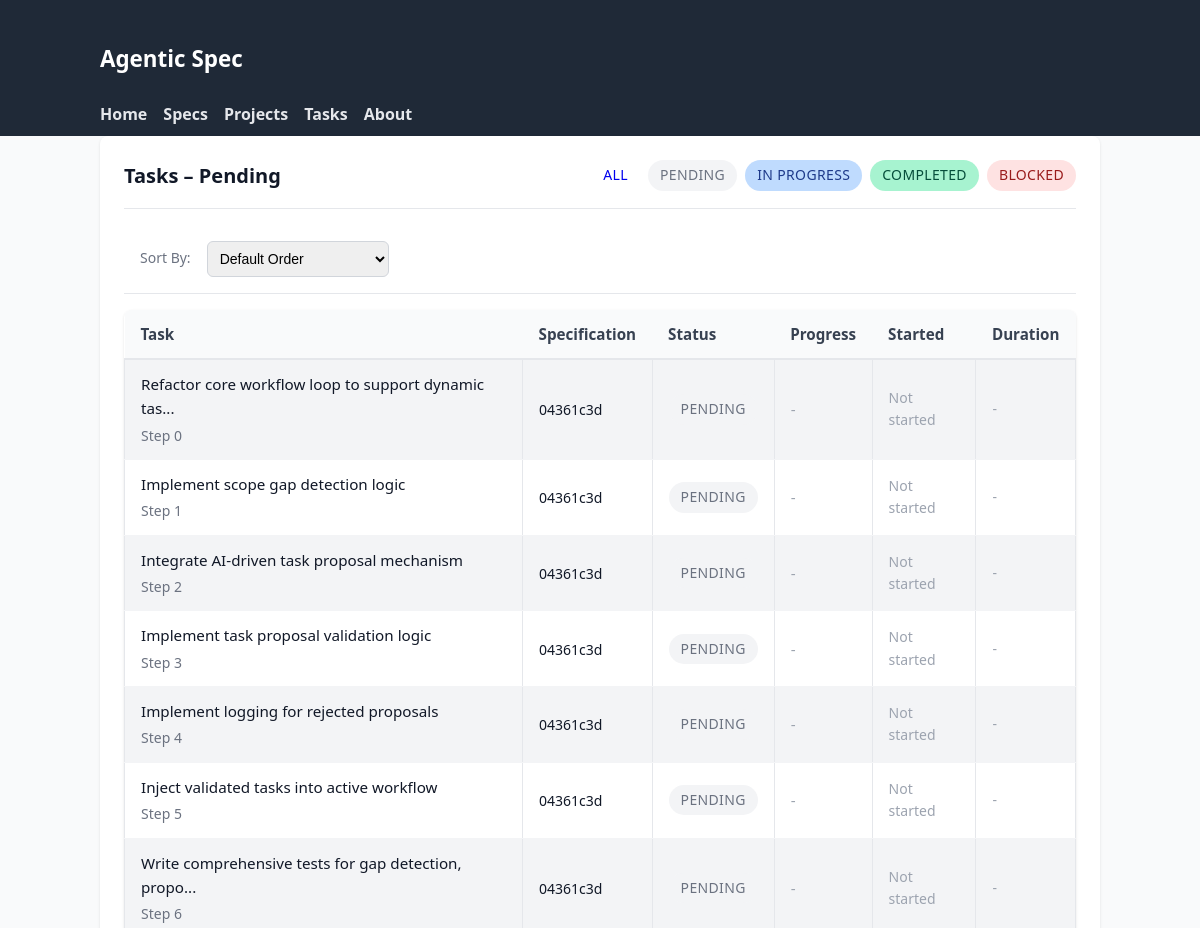
Page /tasks?status=pending (upper part) on the earlier database version.
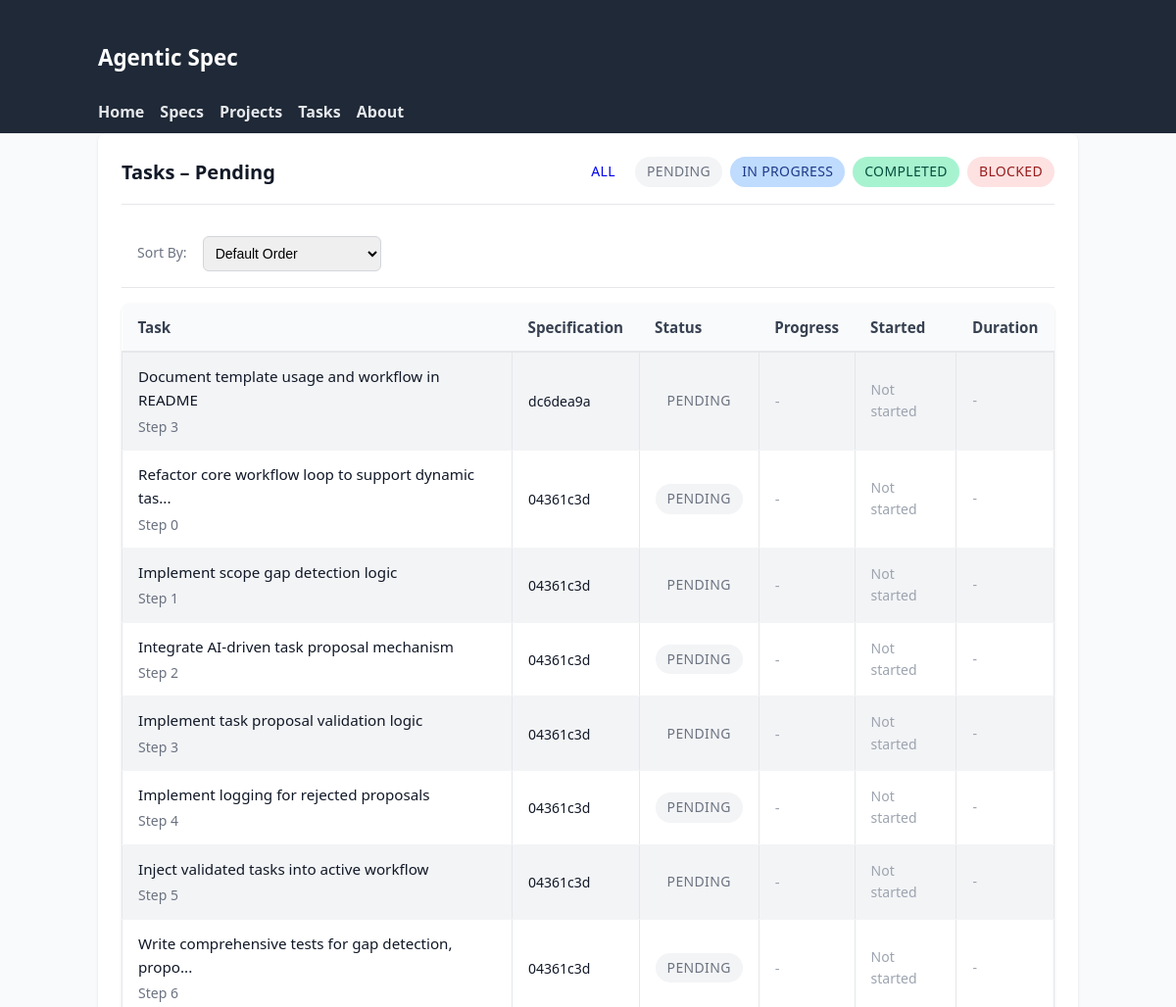
Same page on the later database version.
### tables this page shows
CREATE TABLE tasks (
                id TEXT PRIMARY KEY,
                spec_id TEXT NOT NULL,
                step_index INTEGER NOT NULL,
                task TEXT NOT NULL,
                details TEXT NOT NULL,
                files TEXT NOT NULL,
                acceptance TEXT NOT NULL,
                estimated_effort TEXT NOT NULL,
                sub_spec_id TEXT,
                decomposition_hint TEXT,
                status TEXT DEFAULT 'pending',
                started_at TIMESTAMP,
                completed_at TIMESTAMP,
                time_spent_minutes INTEGER,
                completion_notes TEXT,
                blockers TEXT DEFAULT '[]',
                -- Enhanced tracking fields
                is_completed BOOLEAN DEFAULT FALSE,
                assigned_to TEXT DEFAULT 'unassigned',
                priority INTEGER DEFAULT 5,
                last_accessed TIMESTAMP,
                estimated_completion_date TIMESTAMP,
                actual_effort_minutes INTEGER,
                dependencies TEXT DEFAULT '[]',
                -- Lifecycle timestamps
                blocked_at TIMESTAMP,
                unblocked_at TIMESTAMP,
                approved_at TIMESTAMP,
                rejected_at TIMESTAMP,
                FOREIGN KEY (spec_id) REFERENCES specifications (id) ON DELETE CASCADE
            );

### agentic_spec/web_ui.py (the view)
@app.get("/tasks", response_class=HTMLResponse)
async def list_tasks(
    request: Request,
    status: str | None = None,
    spec_id: str | None = None,
    project: str | None = None,
    start_date: str | None = None,
    end_date: str | None = None,
):
    def _parse_date(date_str: str | None) -> datetime | None:
        if not date_str:
            return None
        try:
            return datetime.fromisoformat(date_str)
        except ValueError:
            return None
    start_dt = _parse_date(start_date)
    end_dt = _parse_date(end_date)
    async with await get_db_manager() as manager:
        candidate_tasks: list[TaskDB] = []
        if spec_id:
            candidate_tasks = await manager.backend.get_tasks_for_spec(spec_id)
        else:
            specs: list[SpecificationDB] = await manager.backend.list_specifications()
            if project:
                specs = [s for s in specs if s.context.get("project") == project]
            for spec in specs:
                spec_tasks = await manager.backend.get_tasks_for_spec(spec.id)
                candidate_tasks.extend(spec_tasks)
        if status:
            candidate_tasks = [t for t in candidate_tasks if t.status.value == status]
        if start_dt:
            candidate_tasks = [
                t for t in candidate_tasks if t.started_at and t.started_at >= start_dt
            ]
        if end_dt:
            candidate_tasks = [
                t for t in candidate_tasks if t.started_at and t.started_at <= end_dt
            ]
        candidate_tasks.sort(key=lambda t: t.started_at or datetime.min, reverse=True)
        ctx = base_context(request, title="Tasks")
        ctx.update(
            {
                "tasks": candidate_tasks,
                "filters": {
                    "status": status,
                    "spec_id": spec_id,
                    "project": project,
                    "start_date": start_date,
                    "end_date": end_date,
                },
            }
        )
        return templates.TemplateResponse("task_list.html", ctx)

### agentic_spec/web_templates/task_list.html (shortened to what this page needs)
{% extends 'base.html' %}
{% block content %}
<div class="card">
  <div class="card-header">
    <h2 class="card-title">Tasks{% if filters.status %} – {{ filters.status|capitalize }}{% endif %}</h2>
    <div style="display: flex; gap: 0.5rem; flex-wrap: wrap;">
      <a href="/tasks" class="status-badge {% if not filters.status %}pending{% endif %}" style="text-decoration: none;">All</a>
      <a href="/tasks?status=pending" class="status-badge pending" style="text-decoration: none;">Pending</a>
      <a href="/tasks?status=in_progress" class="status-badge in_progress" style="text-decoration: none;">In Progress</a>
      <a href="/tasks?status=completed" class="status-badge completed" style="text-decoration: none;">Completed</a>
      <a href="/tasks?status=blocked" class="status-badge blocked" style="text-decoration: none;">Blocked</a>
    </div>
  </div>
  <div style="display: flex; gap: 1rem; padding: 1rem; border-bottom: 1px solid #e5e7eb; align-items: center;">
    <label for="task-sort-by" style="font-size: 0.875rem; color: #6b7280;">Sort By:</label>
    <select id="task-sort-by" style="padding: 0.5rem; border: 1px solid #d1d5db; border-radius: 0.375rem; font-size: 0.875rem;">
      <option value="default">Default Order</option>
    </select>
  </div>
  {% if tasks %}
  <table>
    <thead>
      <tr>
        <th>Task</th>
        <th>Specification</th>
        <th>Status</th>
        <th>Progress</th>
        <th>Started</th>
        <th>Duration</th>
      </tr>
    </thead>
    <tbody>
      {% for t in tasks %}
      <tr>
        <td>
          <a href="/tasks/{{ t.id }}">{{ t.task[:50] }}{% if t.task|length > 50 %}...{% endif %}</a>
          <div class="card-subtitle">Step {{ t.id.split(':')[-1] }}</div>
        </td>
        <td>
          <a href="/specs/{{ t.spec_id }}" style="font-size: 0.875rem;">{{ t.spec_id }}</a>
        </td>
        <td>
          <span class="status-badge {{ t.status.value }}">{{ t.status.value }}</span>
        </td>
        <td>
          {% if t.progress_percentage %}
          <div class="progress-bar" style="width: 100px;">
            <div class="progress-fill" style="width: {{ t.progress_percentage }}%"></div>
          </div>
          <span style="font-size: 0.75rem; color: #6b7280;">{{ t.progress_percentage }}%</span>
          {% else %}
          <span style="color: #9ca3af;">-</span>
          {% endif %}
        </td>
        <td style="font-size: 0.875rem; color: #6b7280;">
          {% if t.started_at %}
          {{ t.started_at.strftime('%Y-%m-%d %H:%M') }}
          {% else %}
          <span style="color: #9ca3af;">Not started</span>
          {% endif %}
        </td>
        <td style="font-size: 0.875rem; color: #6b7280;">
          {% if t.started_at and t.completed_at %}
          {{ (t.completed_at - t.started_at).total_seconds() // 3600 }}h {{ ((t.completed_at - t.started_at).total_seconds() % 3600) // 60 }}m
          {% elif t.started_at %}
          <span style="color: #3b82f6;">In progress</span>
          {% else %}
          <span style="color: #9ca3af;">-</span>
          {% endif %}
        </td>
      </tr>
      {% endfor %}
    </tbody>
  </table>
  {% else %}
  <p style="color: #6b7280; text-align: center; padding: 3rem 0;">
    No tasks found{% if filters.status %} with status "{{ filters.status }}"{% endif %}.
  </p>
  {% endif %}
</div>
{% endblock %}

Differences in the rows shown:
added tasks: task "Document template usage and workflow in README", id "3", spec_id "dc6dea9a", status.value "PENDING"
